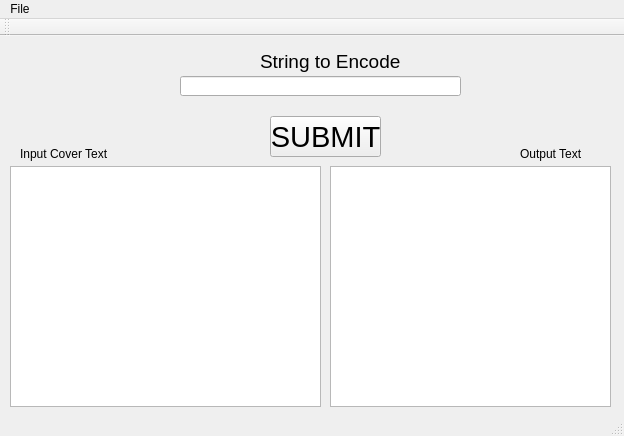
<?xml version="1.0" encoding="UTF-8"?>
<ui version="4.0">
 <class>MainWindow</class>
 <widget class="QMainWindow" name="MainWindow">
  <property name="geometry">
   <rect>
    <x>0</x>
    <y>0</y>
    <width>624</width>
    <height>436</height>
   </rect>
  </property>
  <property name="windowTitle">
   <string>MainWindow</string>
  </property>
  <widget class="QWidget" name="centralWidget">
   <widget class="QLabel" name="label">
    <property name="geometry">
     <rect>
      <x>260</x>
      <y>10</y>
      <width>141</width>
      <height>31</height>
     </rect>
    </property>
    <property name="font">
     <font>
      <pointsize>14</pointsize>
     </font>
    </property>
    <property name="text">
     <string>String to Encode</string>
    </property>
   </widget>
   <widget class="QPushButton" name="submit">
    <property name="geometry">
     <rect>
      <x>270</x>
      <y>80</y>
      <width>111</width>
      <height>41</height>
     </rect>
    </property>
    <property name="font">
     <font>
      <pointsize>22</pointsize>
     </font>
    </property>
    <property name="text">
     <string>SUBMIT</string>
    </property>
   </widget>
   <widget class="QTextEdit" name="inputData">
    <property name="geometry">
     <rect>
      <x>10</x>
      <y>130</y>
      <width>311</width>
      <height>241</height>
     </rect>
    </property>
    <property name="font">
     <font>
      <pointsize>12</pointsize>
     </font>
    </property>
   </widget>
   <widget class="QTextEdit" name="outputData">
    <property name="geometry">
     <rect>
      <x>330</x>
      <y>130</y>
      <width>281</width>
      <height>241</height>
     </rect>
    </property>
    <property name="font">
     <font>
      <pointsize>12</pointsize>
     </font>
    </property>
   </widget>
   <widget class="QLineEdit" name="stringToEncode">
    <property name="geometry">
     <rect>
      <x>180</x>
      <y>40</y>
      <width>281</width>
      <height>20</height>
     </rect>
    </property>
   </widget>
   <widget class="QLabel" name="label_2">
    <property name="geometry">
     <rect>
      <x>20</x>
      <y>110</y>
      <width>91</width>
      <height>16</height>
     </rect>
    </property>
    <property name="text">
     <string>Input Cover Text</string>
    </property>
   </widget>
   <widget class="QLabel" name="label_3">
    <property name="geometry">
     <rect>
      <x>520</x>
      <y>110</y>
      <width>71</width>
      <height>16</height>
     </rect>
    </property>
    <property name="text">
     <string>Output Text</string>
    </property>
   </widget>
  </widget>
  <widget class="QMenuBar" name="menuBar">
   <property name="geometry">
    <rect>
     <x>0</x>
     <y>0</y>
     <width>624</width>
     <height>21</height>
    </rect>
   </property>
   <widget class="QMenu" name="menuFile">
    <property name="title">
     <string>File</string>
    </property>
    <addaction name="actionExit"/>
   </widget>
   <addaction name="menuFile"/>
  </widget>
  <widget class="QToolBar" name="mainToolBar">
   <attribute name="toolBarArea">
    <enum>TopToolBarArea</enum>
   </attribute>
   <attribute name="toolBarBreak">
    <bool>false</bool>
   </attribute>
  </widget>
  <widget class="QStatusBar" name="statusBar"/>
  <action name="actionExit">
   <property name="text">
    <string>Exit</string>
   </property>
  </action>
 </widget>
 <layoutdefault spacing="6" margin="11"/>
 <resources/>
 <connections/>
</ui>
